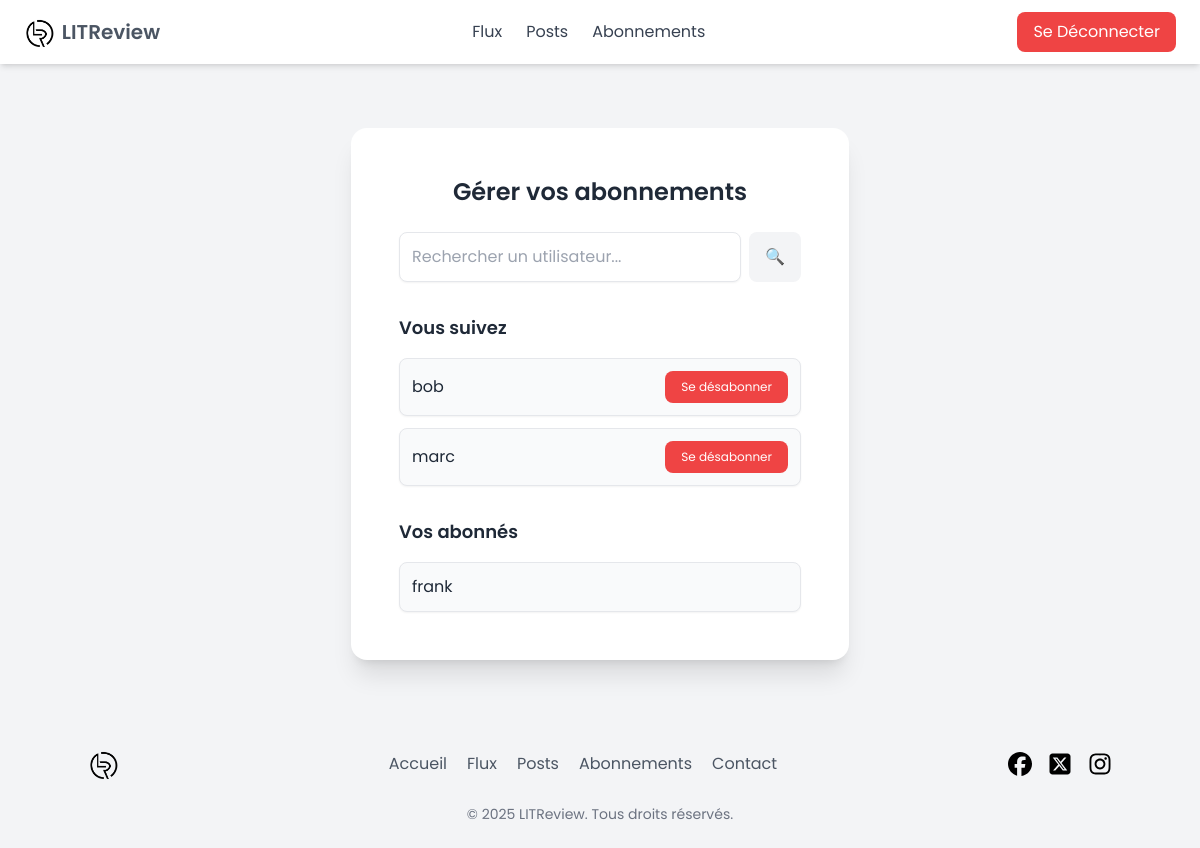
Page /follow/ (signed in) on the committed database.
### listings/models.py (models this page shows, shortened)
class UserFollows(models.Model):
    user = models.ForeignKey(
        settings.AUTH_USER_MODEL, on_delete=models.CASCADE, related_name="following"
    )
    followed_user = models.ForeignKey(
        settings.AUTH_USER_MODEL, on_delete=models.CASCADE, related_name="followed_by"
    )
    class Meta:
        unique_together = ("user", "followed_user")

class User(AbstractBaseUser):
    username = models.CharField(
        max_length=150, unique=True  # Vérification dans la base de données
    )
    date_joined = models.DateTimeField(auto_now_add=True)
    is_active = models.BooleanField(default=True)
    is_staff = models.BooleanField(default=False)
    is_superuser = models.BooleanField(default=False)
    objects = CustomUserManager()
    USERNAME_FIELD = "username"  # Plus besoin d'email ici
    REQUIRED_FIELDS = []  # Supprime l'email des champs obligatoires

### listings/views.py (the view, shortened to what this page needs)
# urls.py: path("follow/", follow_view, name="follow_view"),
@login_required
def follow_view(request):
    query = request.GET.get("search", "").strip()
    following = UserFollows.objects.filter(user=request.user).select_related("followed_user")
    followers = UserFollows.objects.filter(followed_user=request.user).select_related("user")
    search_results = (
        User.objects.exclude(id=request.user.id)
        .filter(username__icontains=query)
        if query else User.objects.none()
    )
    return render(
        request,
        "follow.html",
        {
            "following": following,
            "followers": followers,
            "search_results": search_results,
            "query": query,
        },
    )

### templates/follow.html (shortened to what this page needs)
{% extends "base.html" %}
{% load static %}
{% block content %}
<div class="max-w-4xl w-full mx-auto mt-10 bg-white p-8 rounded-2xl shadow-xl md:p-10 lg:p-12">
    <h2 class="text-2xl font-semibold text-center text-gray-800">Gérer vos abonnements</h2>
    <form method="GET" class="mt-6 flex space-x-2">
        <input type="text" name="search" value="{{ query }}" placeholder="Rechercher un utilisateur..."
               class="flex-1 p-3 border rounded-lg focus:outline-none focus:ring-2 focus:ring-blue-500 shadow-sm">
        <button type="submit"
                class="px-4 py-3 bg-gray-100 text-white rounded-lg hover:bg-gray-200 transition">
            🔍
        </button>
    </form>
    <h3 class="mt-8 text-lg font-semibold text-gray-800">Vous suivez</h3>
    <ul class="mt-4 space-y-3">
        {% for follow in following %}
            <li class="flex justify-between items-center p-3 bg-gray-50 border rounded-lg shadow-sm">
                <span class="text-gray-800">{{ follow.followed_user.username }}</span>
                <form method="post">
                    <button type="submit" name="action" value="unfollow"
                            class="bg-red-500 text-white text-xs px-4 py-2 rounded-lg hover:bg-red-600 transition">
                        Se désabonner
                    </button>
                </form>
            </li>
        {% endfor %}
    </ul>
    <h3 class="mt-8 text-lg font-semibold text-gray-800">Vos abonnés</h3>
    <ul class="mt-4 space-y-3">
        {% for follow in followers %}
            <li class="p-3 bg-gray-50 border rounded-lg shadow-sm text-gray-800">
                {{ follow.user.username }}
            </li>
        {% endfor %}
    </ul>
</div>
{% endblock %}

### listings/static/listings/style.css (style rules this page uses)
* { margin: 0; padding: 0; box-sizing: border-box; font-family: 'Poppins', sans-serif; }
html, body { height: 100%; margin: 0; padding: 0; display: flex; flex-direction: column; background-color: #F3F4F6; color: #1E3A8A; }

### rows in the picture
UserFollows: followed_user.username "bob"
UserFollows: followed_user.username "marc"
UserFollows: user.username "frank"
